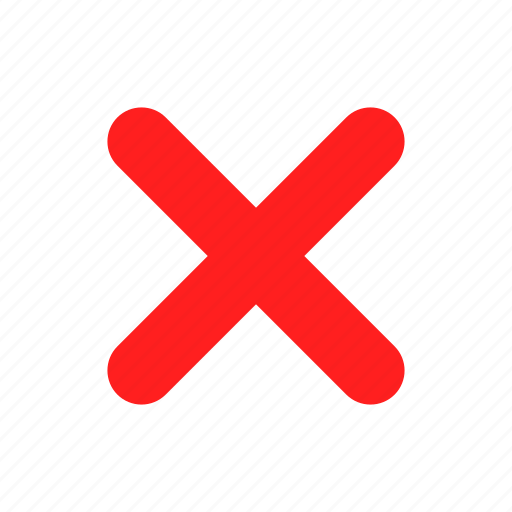
#> input picture AbyssUnity/Assets/ClientUtils/UIManager/img/redx.png, 512 x 512 px; its folder holds only this picture in this run
$ python pngtojpg.py ../../../AbyssUnity/Assets/ClientUtils/UIManager/img
#> lines starting #> are read from the running program, lines starting #| are printed output that depends on the picture
import os
import sys
from PIL import Image

def png_to_blackjpg(input_path, output_path):
    img = Image.open(input_path).convert("RGBA")
#> img is the input picture: PIL image 512x512 RGBA; mean R, G, B, A 60.3, 19.6, 18.8, 46.7

    # Split RGBA channels
    r, g, b, a = img.split()
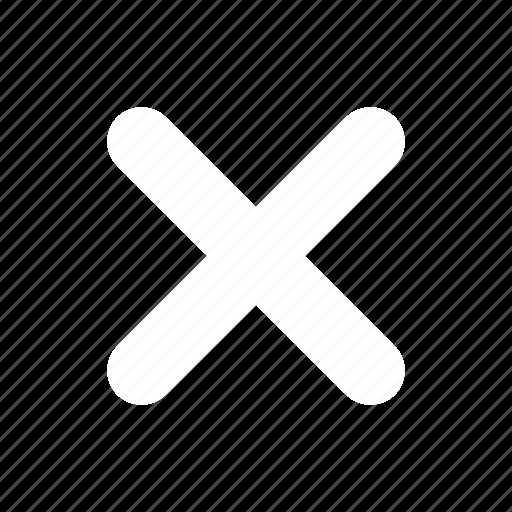
#> r: PIL image 512x512 L; min 0, max 255, mean 60.3
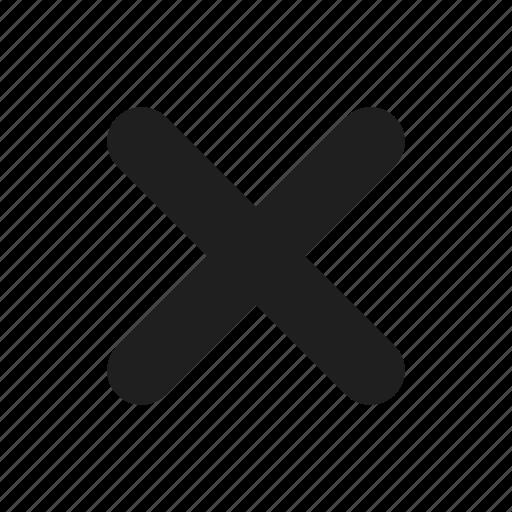
#> g: PIL image 512x512 L; min 0, max 68, mean 19.6
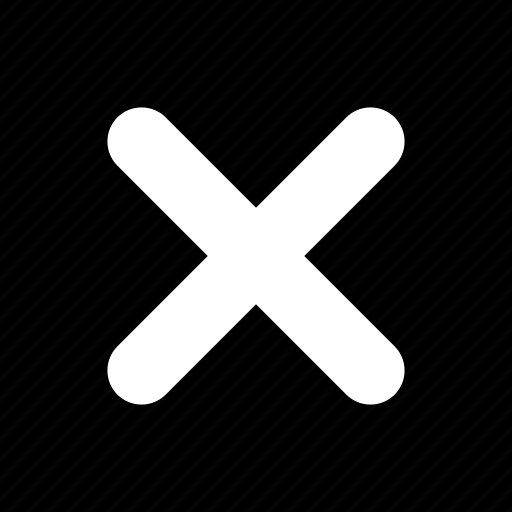
#> a: PIL image 512x512 L; min 0, max 255, mean 46.7

    # Multiply each RGB channel by alpha (scaled)
    r = Image.eval(r, lambda x: x)
    g = Image.eval(g, lambda x: x)
    b = Image.eval(b, lambda x: x)

    # Scale alpha to [0,1]
    a_data = a.load()
    r_data, g_data, b_data = r.load(), g.load(), b.load()
    width, height = img.size
#> width = 512; height = 512

    for y in range(height):
        for x in range(width):
            alpha = a_data[x, y] / 255
            r_data[x, y] = int(r_data[x, y] * alpha)
            g_data[x, y] = int(g_data[x, y] * alpha)
            b_data[x, y] = int(b_data[x, y] * alpha)

    # Merge back to RGB
    new_img = Image.merge("RGB", (r, g, b))
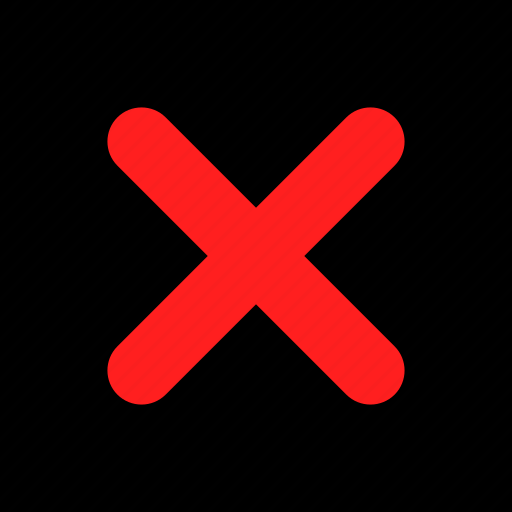
#> new_img: PIL image 512x512 RGB; mean R, G, B 45.6, 5.7, 5.7

    # Save as JPEG
    new_img.save(output_path, "JPEG")

def batch_convert(folder_path):
    for filename in os.listdir(folder_path):
        if filename.lower().endswith(".png"):
            input_path = os.path.join(folder_path, filename)
            output_name = os.path.splitext(filename)[0] + ".jpg"
            output_path = os.path.join(folder_path, output_name)
            print(f"Converting {filename} -> {output_name}")
            png_to_blackjpg(input_path, output_path)

if __name__ == "__main__":
    if len(sys.argv) != 2:
        print("Usage: python script.py <folder_path>")
    else:
        batch_convert(sys.argv[1])
